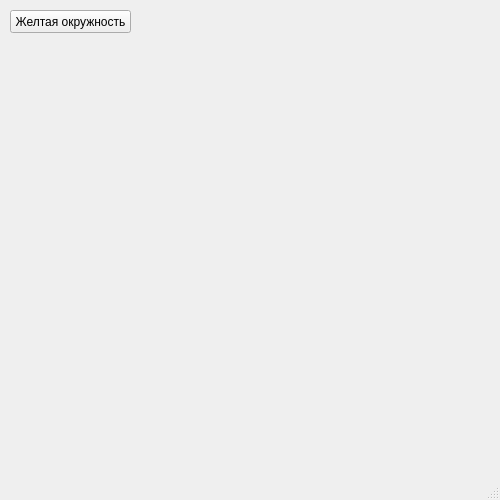
<?xml version="1.0" encoding="UTF-8"?>
<ui version="4.0">
 <class>MainWindow</class>
 <widget class="QMainWindow" name="MainWindow">
  <property name="geometry">
   <rect>
    <x>0</x>
    <y>0</y>
    <width>500</width>
    <height>500</height>
   </rect>
  </property>
  <property name="windowTitle">
   <string>MainWindow</string>
  </property>
  <widget class="QWidget" name="centralwidget">
   <widget class="QPushButton" name="pushButton">
    <property name="geometry">
     <rect>
      <x>10</x>
      <y>10</y>
      <width>121</width>
      <height>23</height>
     </rect>
    </property>
    <property name="text">
     <string>Желтая окружность</string>
    </property>
   </widget>
  </widget>
  <widget class="QStatusBar" name="statusbar"/>
 </widget>
 <resources/>
 <connections/>
</ui>
